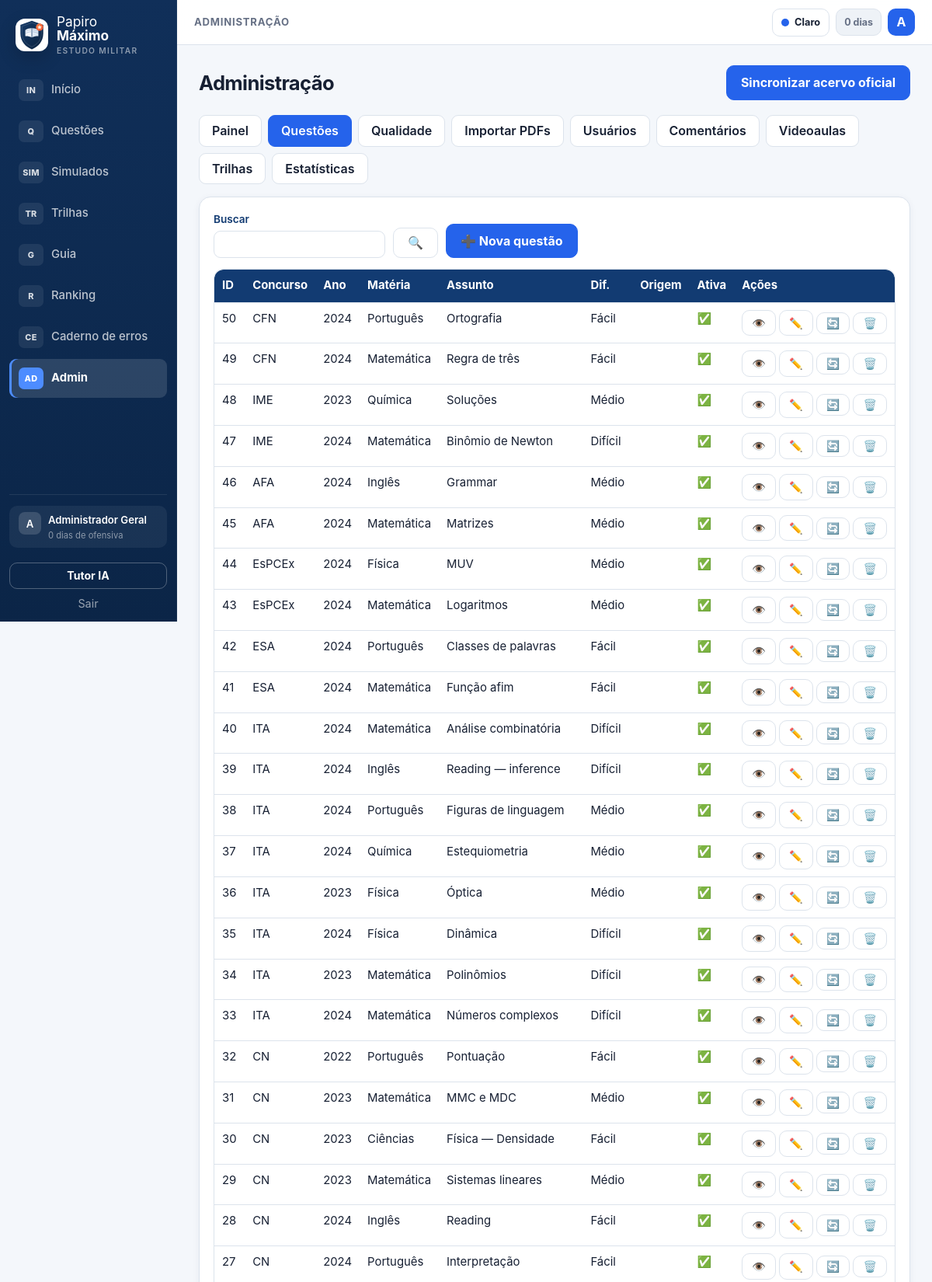
Screenshot of /admin/index.php?tab=questoes (signed in, upper part) with the database file from the repository.
### tables this page shows
CREATE TABLE IF NOT EXISTS users (
  id INT AUTO_INCREMENT PRIMARY KEY,
  nome VARCHAR(100) NOT NULL,
  email VARCHAR(150) NOT NULL UNIQUE,
  senha_hash VARCHAR(255) NOT NULL,
  foco VARCHAR(20) NOT NULL DEFAULT 'EFOMM',
  role VARCHAR(10) NOT NULL DEFAULT 'aluno',
  ofensiva INT NOT NULL DEFAULT 0,
  ultima_atividade DATE NULL,
  created_at TIMESTAMP DEFAULT CURRENT_TIMESTAMP
);

CREATE TABLE IF NOT EXISTS questoes (
  id INT AUTO_INCREMENT PRIMARY KEY,
  slug VARCHAR(40) NOT NULL UNIQUE,
  concurso VARCHAR(20) NOT NULL DEFAULT 'Outro',
  ano INT NOT NULL DEFAULT 2024,
  numero INT NOT NULL DEFAULT 0,
  pagina INT NOT NULL DEFAULT 0,
  regiao VARCHAR(32) NOT NULL DEFAULT '',
  materia VARCHAR(50) NOT NULL DEFAULT 'Geral',
  assunto VARCHAR(100) NOT NULL DEFAULT '',
  dificuldade VARCHAR(10) NOT NULL DEFAULT 'Médio',
  enunciado TEXT NOT NULL,
  alt_a TEXT NOT NULL,
  alt_b TEXT NOT NULL,
  alt_c TEXT NOT NULL,
  alt_d TEXT NOT NULL,
  alt_e TEXT NOT NULL,
  gabarito TINYINT NOT NULL DEFAULT -1,
  gabarito_fonte VARCHAR(24) NOT NULL DEFAULT '',
  gabarito_confianca DECIMAL(5,4) NOT NULL DEFAULT 0,
  gabarito_validado_em DATETIME NULL,
  resolucao TEXT NOT NULL,
  origem VARCHAR(120) NOT NULL DEFAULT '',
  exibir_preview TINYINT NOT NULL DEFAULT 0,
  ativo TINYINT NOT NULL DEFAULT 1,
  created_by INT NULL,
  created_at TIMESTAMP DEFAULT CURRENT_TIMESTAMP
);

### includes/config.php (called while the page is built, shortened)
<?php
function url(string $path = ''): string {
    $p = trim($path);
    return BASE_URL . '/' . ltrim($p, '/');
}

### includes/helpers.php (called while the page is built, shortened)
<?php
function e($s): string { return htmlspecialchars((string)($s ?? ''), ENT_QUOTES, 'UTF-8'); }

### includes/db.php (called while the page is built, shortened)
<?php
function db(): PDO {
    static $pdo = null;
    if ($pdo instanceof PDO) return $pdo;
    if (DB_DRIVER === 'sqlite') {
        $dir = dirname(DB_SQLITE_PATH);
        if (!is_dir($dir)) mkdir($dir, 0775, true);
        $pdo = new PDO('sqlite:' . DB_SQLITE_PATH);
    } else {
        $dsn = sprintf('mysql:host=%s;dbname=%s;charset=utf8mb4', DB_HOST, DB_NAME);
        $pdo = new PDO($dsn, DB_USER, DB_PASS);
    }
    $pdo->setAttribute(PDO::ATTR_ERRMODE, PDO::ERRMODE_EXCEPTION);
    $pdo->setAttribute(PDO::ATTR_DEFAULT_FETCH_MODE, PDO::FETCH_ASSOC);
    return $pdo;
}

### includes/auth.php (called while the page is built, shortened)
<?php
function current_user(): ?array {
    static $cache = null;
    if ($cache === null) {
        $st = db()->prepare('SELECT * FROM users WHERE id = ?');
        $st->execute([(int)$_SESSION['user_id']]);
        $cache = $st->fetch() ?: false;
    }
    return $cache === false ? null : $cache;
}
function is_admin(?array $u = null): bool {
    $u = $u ?? current_user();
    return $u !== null && (($u['role'] ?? '') === 'admin');
}
function require_login(): array {
    $u = current_user();
    return $u;
}
function require_admin(): array {
    $u = require_login();
    return $u;
}

### admin/index.php (the view, shortened to what this page needs)
<?php
require_once dirname(__DIR__) . '/includes/import_lib.php';
$user = require_admin();
$pdo = db();
$tab = (string)($_GET['tab'] ?? 'dash');
$title = 'Administração';
$active = 'admin';
include dirname(__DIR__) . '/includes/header.php';
$tabs = ['dash' => 'Painel', 'questoes' => 'Questões', 'qualidade' => 'Qualidade', 'importar' => 'Importar PDFs', 'usuarios' => 'Usuários', 'comentarios' => 'Comentários', 'videos' => 'Videoaulas', 'trilhas' => 'Trilhas', 'stats' => 'Estatísticas'];
?>
<div class="page-head"><div><h1>Administração</h1></div><span class="spacer"></span><a class="btn btn-primary" href="<?= e(url('admin/sincronizar_banco.php')) ?>">Sincronizar acervo oficial</a></div>
<div class="admin-tabs tabs">
  <?php foreach ($tabs as $k => $l): ?>
    <a class="tab <?= $tab === $k ? 'active' : '' ?>" href="<?= e(url('admin/index.php?tab=' . $k)) ?>"><?= e($l) ?></a>
  <?php endforeach; ?>
</div>
<?php if ($tab === 'dash'):
    $nUsers = (int)$pdo->query('SELECT COUNT(*) FROM users')->fetchColumn();
    $nQ = (int)$pdo->query('SELECT COUNT(*) FROM questoes WHERE ativo = 1')->fetchColumn();
    $st = $pdo->prepare('SELECT COUNT(*) FROM respostas WHERE created_at >= ?');
    $st->execute([date('Y-m-d 00:00:00')]);
    $nHoje = (int)$st->fetchColumn();
    $st = $pdo->prepare('SELECT COALESCE(SUM(duracao_seg),0) FROM study_sessions WHERE inicio >= ?');
    $st->execute([date('Y-m-d 00:00:00', strtotime('monday this week'))]);
    $segSem = (int)$st->fetchColumn();
    $recentUsers = $pdo->query('SELECT * FROM users ORDER BY id DESC LIMIT 5')->fetchAll();
    $recentResp = $pdo->query('SELECT r.*, u.nome, q.concurso, q.ano FROM respostas r JOIN users u ON u.id = r.user_id JOIN questoes q ON q.id = r.questao_id ORDER BY r.id DESC LIMIT 8')->fetchAll();
?>
<div class="grid-stats">
  <div class="stat"><div class="stat-num"><?= $nUsers ?></div><div class="stat-label">👥 usuários</div></div>
  <div class="stat"><div class="stat-num"><?= $nQ ?></div><div class="stat-label">📝 questões ativas</div></div>
  <div class="stat"><div class="stat-num"><?= $nHoje ?></div><div class="stat-label">✅ respostas hoje</div></div>
  <div class="stat"><div class="stat-num"><?= e(fmt_duracao($segSem)) ?></div><div class="stat-label">⏱️ horas na semana</div></div>
</div>
<div class="grid-2">
  <div class="card"><h3>🆕 Últimos usuários</h3>
    <div class="table-wrap"><table class="table"><tr><th>Nome</th><th>Foco</th><th>Desde</th></tr>
    <?php foreach ($recentUsers as $u): ?><tr><td><?= e($u['nome']) ?></td><td><?= e($u['foco']) ?></td><td><?= e(date('d/m/Y', strtotime($u['created_at']))) ?></td></tr><?php endforeach; ?>
    </table></div>
  </div>
  <div class="card"><h3>⚡ Últimas respostas</h3>
    <div class="table-wrap"><table class="table"><tr><th>Aluno</th><th>Questão</th><th>Result.</th></tr>
    <?php foreach ($recentResp as $r): ?><tr><td><?= e($r['nome']) ?></td><td><a href="<?= e(url('resolver.php?id=' . $r['questao_id'])) ?>"><?= e($r['concurso']) ?> <?= (int)$r['ano'] ?></a></td><td><?= $r['correta'] ? '✅' : '❌' ?></td></tr><?php endforeach; ?>
    </table></div>
  </div>
</div>
<?php elseif ($tab === 'questoes'):
    $busca = trim((string)($_GET['busca'] ?? ''));
    $novo = isset($_GET['novo']);
    $editQ = null;
    if ($novo || $editQ):
        $f = $editQ ?: ['id' => 0, 'concurso' => 'EFOMM', 'ano' => date('Y'), 'materia' => 'Matemática', 'assunto' => '', 'dificuldade' => 'Médio', 'enunciado' => '', 'alt_a' => '', 'alt_b' => '', 'alt_c' => '', 'alt_d' => '', 'alt_e' => '', 'gabarito' => 0, 'resolucao' => ''];
?>
<div class="card">
  <h3><?= $editQ ? "✏️ Editar questão #{$editQ['id']}" : '➕ Nova questão' ?></h3>
  <form method="post" class="form">
    <?= csrf_field() ?>
    <input type="hidden" name="form" value="q_save">
    <input type="hidden" name="id" value="<?= (int)$f['id'] ?>">
    <div class="grid-3">
      <label>Concurso<select name="concurso"><?php foreach (CONCURSOS_TODOS as $c): ?><option <?= $f['concurso'] === $c ? 'selected' : '' ?>><?= e($c) ?></option><?php endforeach; ?></select></label>
      <label>Ano<input type="number" name="ano" value="<?= (int)$f['ano'] ?>"></label>
      <label>Dificuldade<select name="dificuldade"><?php foreach (DIFICULDADES as $d): ?><option <?= $f['dificuldade'] === $d ? 'selected' : '' ?>><?= e($d) ?></option><?php endforeach; ?></select></label>
    </div>
    <div class="grid-2">
      <label>Matéria<select name="materia"><?php foreach (MATERIAS as $m): ?><option <?= $f['materia'] === $m ? 'selected' : '' ?>><?= e($m) ?></option><?php endforeach; ?></select></label>
      <label>Assunto<input name="assunto" value="<?= e($f['assunto']) ?>"></label>
    </div>
    <label>Enunciado (aceita HTML)<textarea name="enunciado"><?= e($f['enunciado']) ?></textarea></label>
    <div class="grid-2">
      <label>A)<input name="alt_a" value="<?= e($f['alt_a']) ?>"></label>
      <label>B)<input name="alt_b" value="<?= e($f['alt_b']) ?>"></label>
      <label>C)<input name="alt_c" value="<?= e($f['alt_c']) ?>"></label>
      <label>D)<input name="alt_d" value="<?= e($f['alt_d']) ?>"></label>
      <label>E)<input name="alt_e" value="<?= e($f['alt_e']) ?>"></label>
      <label>Gabarito<select name="gabarito"><?php foreach (LETRAS as $i => $L): ?><option value="<?= $i ?>" <?= (int)$f['gabarito'] === $i ? 'selected' : '' ?>>Letra <?= $L ?></option><?php endforeach; ?></select></label>
    </div>
    <label>Resolução comentada (aceita HTML)<textarea name="resolucao"><?= e($f['resolucao']) ?></textarea></label>
    <button class="btn btn-gold" type="submit">💾 Salvar</button>
    <a class="btn" href="<?= e(url('admin/index.php?tab=questoes')) ?>">Cancelar</a>
  </form>
  <?php if ($editQ): ?>
  <form method="post" style="margin-top:10px" onsubmit="return confirm('Pedir para a IA resolver e validar esta questão? O gabarito só será alterado se houver alta confiança/consenso.')">
    <?= csrf_field() ?><input type="hidden" name="form" value="q_ai_validate"><input type="hidden" name="id" value="<?= (int)$editQ['id'] ?>">
    <button class="btn" type="submit">Validar gabarito com IA</button>
    <?php if (!empty($editQ['gabarito_fonte'])): ?><span class="muted">Atual: <?= e((string)$editQ['gabarito_fonte']) ?><?= (float)($editQ['gabarito_confianca']??0)>0 ? ' · '.(int)round((float)$editQ['gabarito_confianca']*100).'%' : '' ?></span><?php endif; ?>
  </form>
  <?php endif; ?>
</div>
<?php if ($editQ):
    $stIm = $pdo->prepare('SELECT * FROM questao_imagens WHERE questao_id = ? ORDER BY id');
    $stIm->execute([(int)$editQ['id']]);
    $qimgs = $stIm->fetchAll();
?>
<div class="card">
  <h3>🖼️ Imagens da questão #<?= (int)$editQ['id'] ?> (<?= count($qimgs) ?>)</h3>
  <form method="post" enctype="multipart/form-data" class="form" style="display:flex;gap:8px;align-items:end;flex-wrap:wrap">
    <?= csrf_field() ?>
    <input type="hidden" name="form" value="q_img_upload">
    <input type="hidden" name="qid" value="<?= (int)$editQ['id'] ?>">
    <label style="margin:0">Adicionar (JPG/PNG/GIF/WebP, máx. 5 MB cada)<input type="file" name="imagens[]" multiple accept=".jpg,.jpeg,.png,.gif,.webp" required></label>
    <button class="btn btn-gold" type="submit">📤 Enviar</button>
  </form>
  <?php if ($qimgs): ?>
  <div style="display:flex;gap:10px;flex-wrap:wrap;margin-top:12px">
    <?php foreach ($qimgs as $qi): ?>
    <div style="border:1px solid var(--line);border-radius:10px;padding:8px;text-align:center">
      <a href="<?= e(url('assets/uploads/questoes/' . $qi['arquivo'])) ?>" target="_blank"><img src="<?= e(url('assets/uploads/questoes/' . $qi['arquivo'])) ?>" style="max-width:160px;max-height:110px;border-radius:6px"></a><br>
      <span class="muted"><?= e($qi['legenda'] ?: $qi['arquivo']) ?></span><br>
      <form method="post" style="margin-top:4px" onsubmit="return confirm('Excluir imagem?')"><?= csrf_field() ?><input type="hidden" name="form" value="q_img_del"><input type="hidden" name="img_id" value="<?= (int)$qi['id'] ?>"><input type="hidden" name="qid" value="<?= (int)$editQ['id'] ?>"><button class="btn btn-small btn-danger">🗑️</button></form>
    </div>
    <?php endforeach; ?>
  </div>
  <?php endif; ?>
</div>
<?php endif; ?>
    <?php else:
        if ($busca !== '') {
            $st = $pdo->prepare('SELECT * FROM questoes WHERE enunciado LIKE ? OR assunto LIKE ? ORDER BY id DESC LIMIT 100');
            $st->execute(["%$busca%", "%$busca%"]);
            $qs = $st->fetchAll();
        } else {
            $qs = $pdo->query('SELECT * FROM questoes ORDER BY id DESC LIMIT 100')->fetchAll();
        }
?>
<div class="card">
  <form class="filters" method="get" style="border:none;padding:0">
    <label>Buscar <input name="busca" value="<?= e($busca) ?>"></label>
    <button class="btn" type="submit">🔍</button>
    <a class="btn btn-gold" href="<?= e(url('admin/index.php?tab=questoes&novo=1')) ?>">➕ Nova questão</a>
  </form>
  <div class="table-wrap"><table class="table">
    <tr><th>ID</th><th>Concurso</th><th>Ano</th><th>Matéria</th><th>Assunto</th><th>Dif.</th><th>Origem</th><th>Ativa</th><th>Ações</th></tr>
    <?php foreach ($qs as $q): ?>
    <tr>
      <td><?= (int)$q['id'] ?></td>
      <td><?= e($q['concurso']) ?></td><td><?= (int)$q['ano'] ?></td><td><?= e($q['materia']) ?></td>
      <td><?= e(mb_substr($q['assunto'], 0, 30)) ?></td><td><?= e($q['dificuldade']) ?></td>
      <td class="muted"><?= e(mb_substr($q['origem'] ?? '', 0, 18)) ?></td>
      <td><?= $q['ativo'] ? '✅' : '🚫' ?></td>
      <td style="white-space:nowrap">
        <a class="btn btn-small" href="<?= e(url('resolver.php?id=' . $q['id'])) ?>">👁️</a>
        <a class="btn btn-small" href="<?= e(url('admin/index.php?tab=questoes&edit=' . $q['id'])) ?>">✏️</a>
        <form method="post" style="display:inline"><button class="btn btn-small" title="Ativar/desativar">🔄</button></form>
        <form method="post" style="display:inline" onsubmit="return confirm('Excluir questão #<?= (int)$q['id'] ?> e seus dados?')"><button class="btn btn-small btn-danger">🗑️</button></form>
      </td>
    </tr>
    <?php endforeach; ?>
  </table></div>
</div>
    <?php endif; ?>
<?php elseif ($tab === 'importar'):
    include __DIR__ . '/importar_tab.php';
?>
<?php endif; ?>
<?php include dirname(__DIR__) . '/includes/footer.php'; ?>

### includes/header.php (shortened to what this page needs)
<?php
$user = current_user();
$nav = [
    ['inicio', 'Início', 'IN', 'index.php'],
    ['questoes', 'Questões', 'Q', 'questoes.php'],
    ['simulados', 'Simulados', 'SIM', 'simulados.php'],
    ['trilhas', 'Trilhas', 'TR', 'trilhas.php'],
    ['guia', 'Guia', 'G', 'guia.php'],
    ['ranking', 'Ranking', 'R', 'ranking.php'],
    ['caderno', 'Caderno de erros', 'CE', 'caderno.php'],
];
?>
<!DOCTYPE html>
<html lang="pt-BR">
<head>
<link rel="stylesheet" href="<?= e(url('assets/css/style.css?v=' . rawurlencode(APP_VERSION))) ?>">
<link rel="stylesheet" href="<?= e(url('assets/css/papiro-v2.css?v=' . rawurlencode(APP_VERSION))) ?>">
</head>
<body>
<div class="shell">
  <aside class="sidebar" id="sidebar">
    <a class="brand" href="<?= e(url('index.php')) ?>">
      <img class="brand-logo" src="<?= e(url('icons/papiro-logo.svg')) ?>" alt="Papiro Máximo">
      <span class="brand-name">Papiro <b>Máximo</b><small>estudo militar</small></span>
    </a>
    <nav class="nav">
      <?php foreach ($nav as [$key, $label, $icon, $href]): ?>
        <a href="<?= e(url($href)) ?>" class="<?= ($active ?? '') === $key ? 'active' : '' ?>"><span class="nav-glyph"><?= e($icon) ?></span><span><?= e($label) ?></span></a>
      <?php endforeach; ?>
      <?php if ($user && is_admin($user)): ?>
        <a href="<?= e(url('admin/index.php')) ?>" class="<?= ($active ?? '') === 'admin' ? 'active' : '' ?>"><span class="nav-glyph">AD</span><span>Admin</span></a>
      <?php endif; ?>
    </nav>
    <div class="side-foot">
      <?php if ($user): ?>
        <a class="user-chip" href="<?= e(url('perfil.php')) ?>"><span class="mini-avatar"><?= e(mb_strtoupper(mb_substr($user['nome'],0,1))) ?></span><span><?= e($user['nome']) ?><small><?= (int)$user['ofensiva'] ?> dias de ofensiva</small></span></a>
        <div class="side-foot-actions">
          <a class="btn btn-ghost btn-block btn-small" href="<?= e(url('ia.php')) ?>">Tutor IA</a>
          <a class="logout" href="<?= e(url('logout.php')) ?>">Sair</a>
        </div>
      <?php else: ?>
        <a class="btn btn-primary btn-block" href="<?= e(url('login.php')) ?>">Entrar</a>
        <a class="btn btn-ghost btn-block" href="<?= e(url('cadastro.php')) ?>">Criar conta</a>
      <?php endif; ?>
    </div>
  </aside>
  <div class="main-col">
    <header class="topbar">
      <div class="topbar-left">
        <span class="top-context"><?= e($title ?? 'Início') ?></span>
      </div>
      <div class="top-right">
        <button class="theme-toggle" id="themeToggle" type="button" aria-label="Alternar tema"><span class="theme-dot"></span><span id="themeLabel">Tema</span></button>
        <?php if ($user): ?>
          <span class="streak" title="Ofensiva"><?= (int)$user['ofensiva'] ?> dias</span>
          <a class="avatar" href="<?= e(url('perfil.php')) ?>" title="<?= e($user['nome']) ?>"><?= e(mb_strtoupper(mb_substr($user['nome'], 0, 1))) ?></a>
        <?php else: ?>
          <a class="btn btn-small" href="<?= e(url('login.php')) ?>">Entrar</a>
          <a class="btn btn-primary btn-small" href="<?= e(url('cadastro.php')) ?>">Criar conta</a>
        <?php endif; ?>
      </div>
    </header>
    <main class="content">

### rows the page displays
users: nome "A", nome "Administrador Geral", ofensiva "0"
questoes: id "50", concurso "CFN", ano "2024", materia "Português", assunto "Ortografia", dificuldade "Fácil"
questoes: id "49", concurso "CFN", ano "2024", materia "Matemática", assunto "Regra de três", dificuldade "Fácil"
questoes: id "48", concurso "IME", ano "2023", materia "Química", assunto "Soluções", dificuldade "Médio"
questoes: id "47", concurso "IME", ano "2024", materia "Matemática", assunto "Binômio de Newton", dificuldade "Difícil"
questoes: id "46", concurso "AFA", ano "2024", materia "Inglês", assunto "Grammar", dificuldade "Médio"
questoes: id "45", concurso "AFA", ano "2024", materia "Matemática", assunto "Matrizes", dificuldade "Médio"
questoes: id "44", concurso "EsPCEx", ano "2024", materia "Física", assunto "MUV", dificuldade "Médio"
questoes: id "43", concurso "EsPCEx", ano "2024", materia "Matemática", assunto "Logaritmos", dificuldade "Médio"
questoes: id "42", concurso "ESA", ano "2024", materia "Português", assunto "Classes de palavras", dificuldade "Fácil"
questoes: id "41", concurso "ESA", ano "2024", materia "Matemática", assunto "Função afim", dificuldade "Fácil"
questoes: id "40", concurso "ITA", ano "2024", materia "Matemática", assunto "Análise combinatória", dificuldade "Difícil"
questoes: id "39", concurso "ITA", ano "2024", materia "Inglês", assunto "Reading — inference", dificuldade "Difícil"
questoes: id "38", concurso "ITA", ano "2024", materia "Português", assunto "Figuras de linguagem", dificuldade "Médio"
questoes: id "37", concurso "ITA", ano "2024", materia "Química", assunto "Estequiometria", dificuldade "Médio"
questoes: id "36", concurso "ITA", ano "2023", materia "Física", assunto "Óptica", dificuldade "Médio"
questoes: id "35", concurso "ITA", ano "2024", materia "Física", assunto "Dinâmica", dificuldade "Difícil"
questoes: id "34", concurso "ITA", ano "2023", materia "Matemática", assunto "Polinômios", dificuldade "Difícil"
questoes: id "33", concurso "ITA", ano "2024", materia "Matemática", assunto "Números complexos", dificuldade "Difícil"
questoes: id "32", concurso "CN", ano "2022", materia "Português", assunto "Pontuação", dificuldade "Fácil"
questoes: id "31", concurso "CN", ano "2023", materia "Matemática", assunto "MMC e MDC", dificuldade "Médio"
questoes: id "30", concurso "CN", ano "2023", materia "Ciências", assunto "Física — Densidade", dificuldade "Fácil"
questoes: id "29", concurso "CN", ano "2023", materia "Matemática", assunto "Sistemas lineares", dificuldade "Médio"
questoes: id "28", concurso "CN", ano "2024", materia "Inglês", assunto "Reading", dificuldade "Fácil"
questoes: id "27", concurso "CN", ano "2024", materia "Português", assunto "Interpretação", dificuldade "Fácil"

### other values shown
$icon "IN"
$label "Início"
$icon "Q"
$label "Questões"
$icon "SIM"
$label "Simulados"
$icon "TR"
$label "Trilhas"
$icon "G"
$label "Guia"
$icon "R"
$label "Ranking"
$icon "CE"
$label "Caderno de erros"
$title "ADMINISTRAÇÃO"
